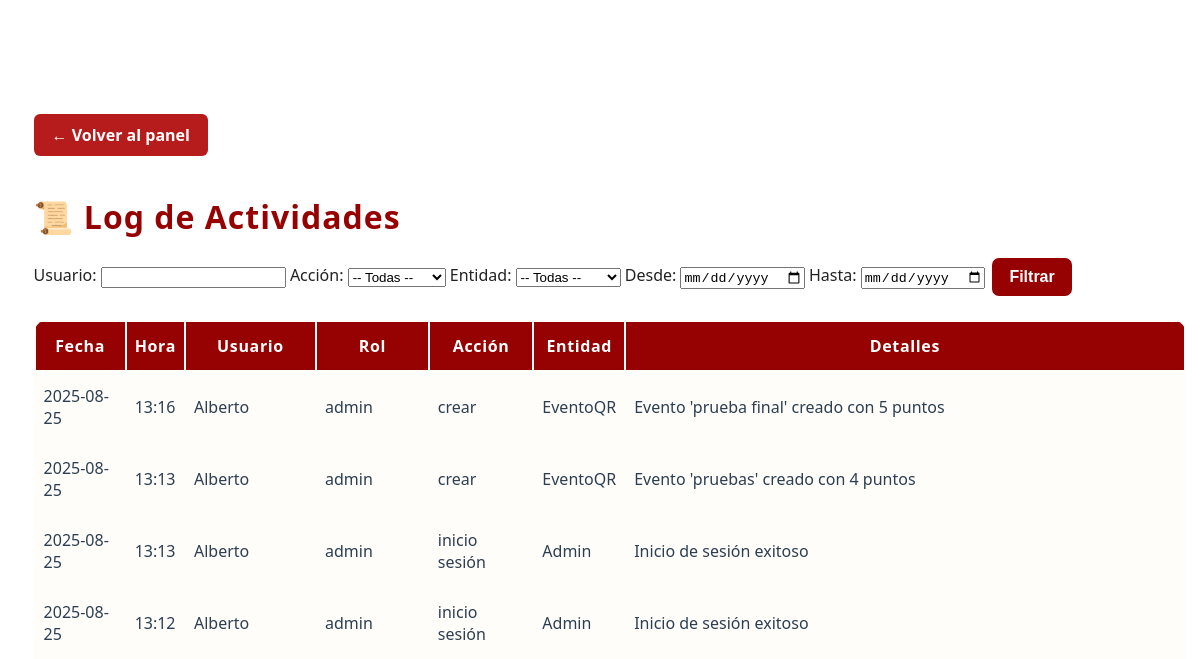
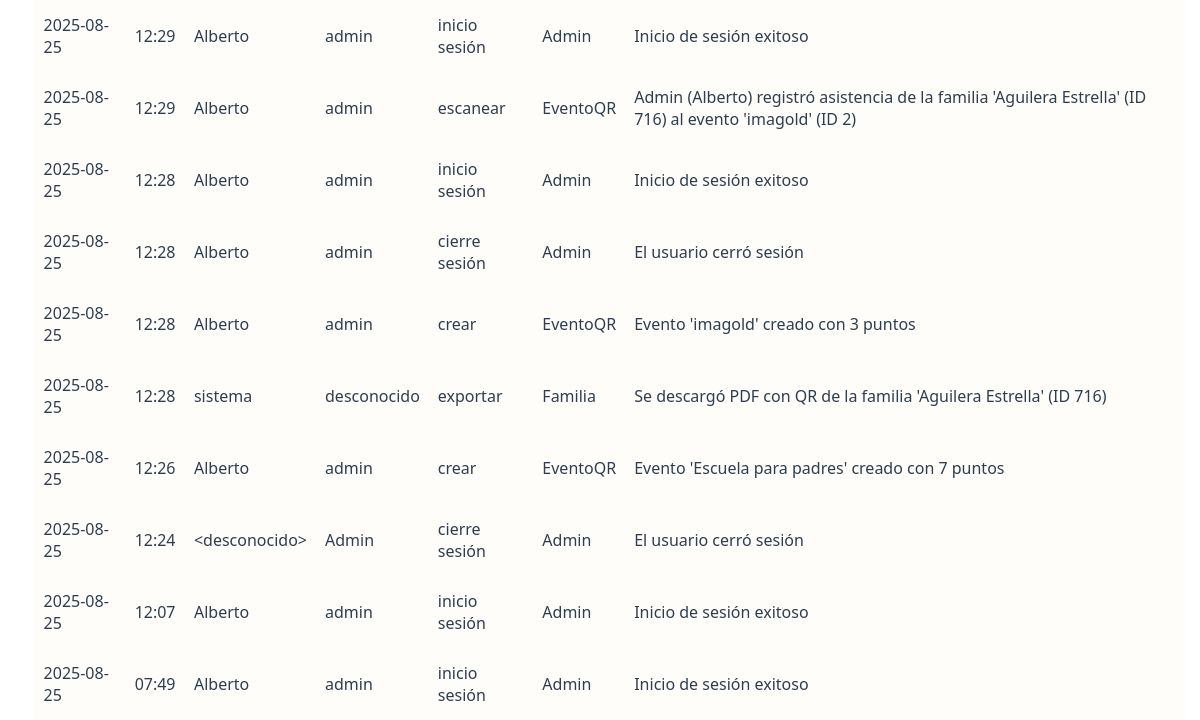
Before: /admin/log (signed in, upper part) with the older database file (2 pictures, top to bottom).
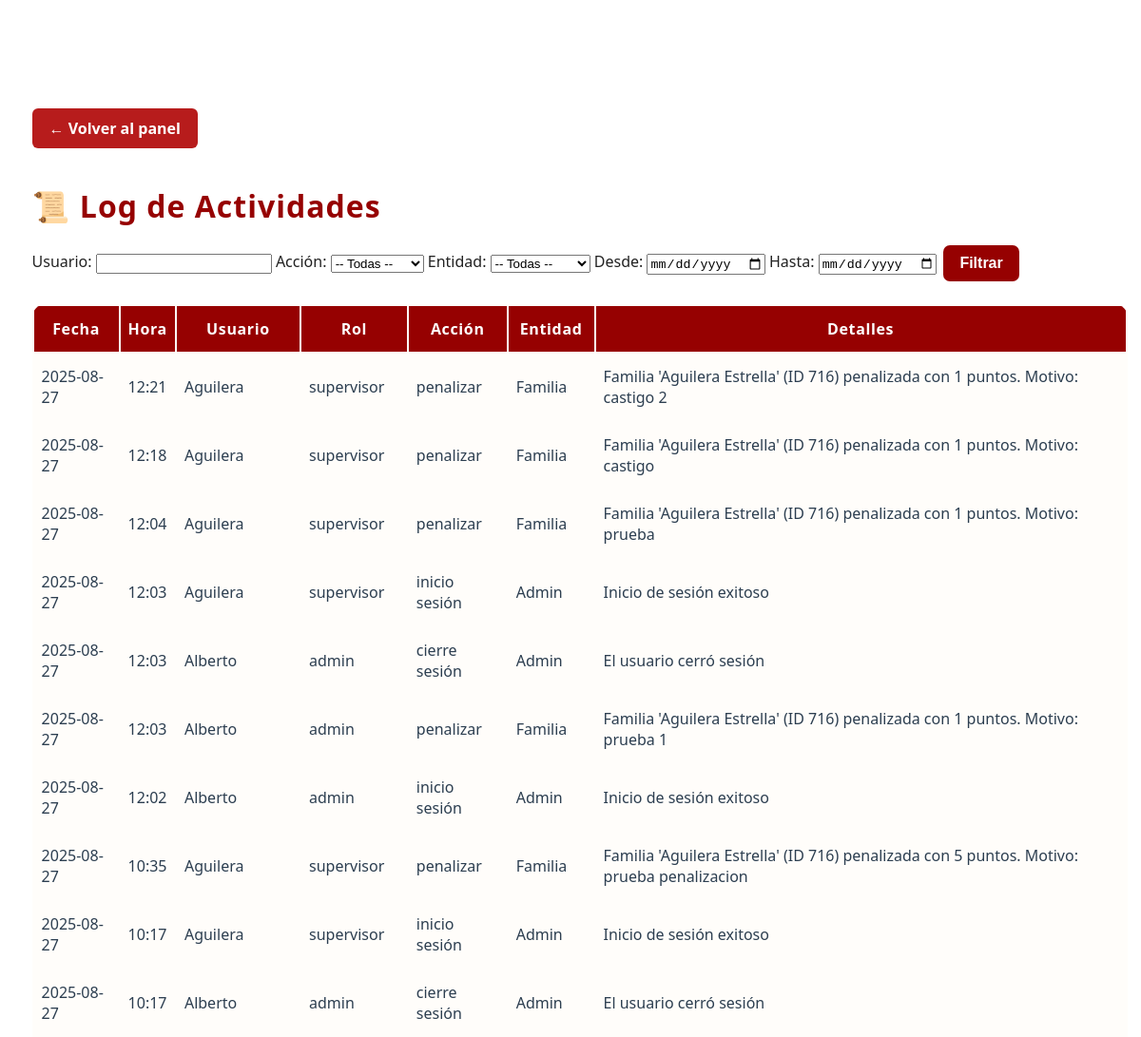
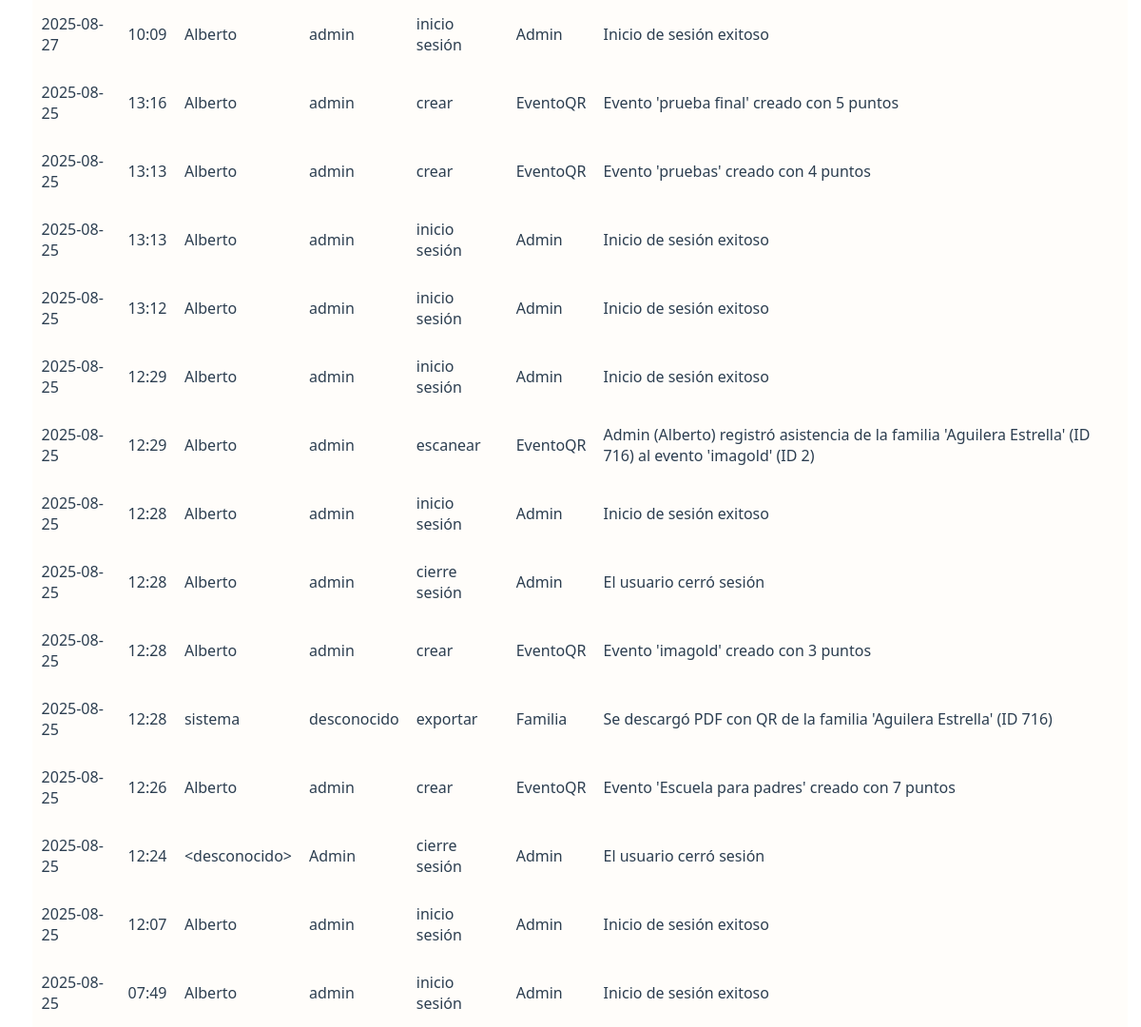
After: the same page with the newer database file (2 pictures, top to bottom).
### app/models.py (models this page shows, shortened)
class LogEntry(db.Model):
    __tablename__ = 'log_entries'
    id = db.Column(db.Integer, primary_key=True)
    timestamp = db.Column(
        db.DateTime,
        default=lambda: datetime.now(pytz.timezone('America/Merida')).replace(tzinfo=None),
        nullable=False
    )
    user = db.Column(db.String(64), nullable=False)
    role = db.Column(db.String(32), nullable=False)
    action = db.Column(db.String(32), nullable=False)   # e.g. 'crear', 'editar', 'eliminar', 'login'
    entity = db.Column(db.String(32), nullable=False)   # e.g. 'Familia', 'EventoQR', 'Admin'
    details = db.Column(db.Text, nullable=True)         # Descripción detallada

### app/routes.py (the view)
@app.route("/admin/log")
@login_requerido_admin
def log():
    usuario     = request.args.get("usuario", "")
    accion      = request.args.get("accion", "")
    entidad     = request.args.get("entidad", "")
    fecha_desde = request.args.get("desde", "")
    fecha_hasta = request.args.get("hasta", "")
    q = LogEntry.query
    if usuario:
        q = q.filter(LogEntry.user.ilike(f"%{usuario}%"))
    if accion:
        q = q.filter(LogEntry.action == accion)
    if entidad:
        q = q.filter(LogEntry.entity == entidad)
    if fecha_desde:
        dt = datetime.strptime(fecha_desde, "%Y-%m-%d")
        q = q.filter(LogEntry.timestamp >= dt)
    if fecha_hasta:
        dt = datetime.strptime(fecha_hasta, "%Y-%m-%d") + timedelta(hours=23, minutes=59, seconds=59)
        q = q.filter(LogEntry.timestamp <= dt)
    entries = q.order_by(LogEntry.timestamp.desc()).all()
    local_tz = pytz.timezone("America/Mexico_City")
    for e in entries:
        e.local_ts = e.timestamp.replace(tzinfo=pytz.utc).astimezone(local_tz)
    return render_template("log.html", entries=entries)

### app/__init__.py (called while the page is built)
@app.before_request
def mantener_sesion_activa():
    session.permanent = True

@app.template_filter('localtime')
def localtime_filter(utc_dt):
    if utc_dt is None:
        return ''
    local_tz = pytz.timezone('America/Mexico_City')
    if utc_dt.tzinfo is None:
        utc_dt = pytz.utc.localize(utc_dt)
    return utc_dt.astimezone(local_tz).strftime('%Y-%m-%d %H:%M')

### app/routes.py (called while the page is built, shortened)
def login_requerido_admin(f):
    @wraps(f)
    def decorada(*args, **kwargs):
        if "admin_id" not in session:
            return redirect(url_for("login"))
        return f(*args, **kwargs)
    return decorada

@app.before_request
def refrescar_timeout():
    if "admin_id" in session:
        now = datetime.utcnow()
        last = session.get("last_activity", now)
        if hasattr(last, "tzinfo") and last.tzinfo is not None:
            last = last.astimezone(timezone.utc).replace(tzinfo=None)

### app/templates/log.html (shortened to what this page needs)
<!DOCTYPE html>
<html lang="es">
<head>
    <link rel="stylesheet" href="{{ url_for('static', filename='css/admin.css') }}">
    <link rel="stylesheet" href="https://cdn.datatables.net/1.13.6/css/jquery.dataTables.min.css">
</head>
<body>
    <div class="admin-contenedor">
        <a href="{{ url_for('panel_admin') }}" class="btn-volver" style="margin-bottom:1.1em; display:inline-block;">← Volver al panel</a>
        <h1 style="margin-bottom:0.5em;">📜 Log de Actividades</h1>
        <form method="GET" class="log-filter-form">
            <div class="log-filter-row">
                <label>Usuario:</label>
                <input type="text" name="usuario" value="{{ request.args.get('usuario','') }}">
                <label>Acción:</label>
                <select name="accion">
                    <option value="">-- Todas --</option>
                </select>
                <label>Entidad:</label>
                <select name="entidad">
                    <option value="">-- Todas --</option>
                </select>
                <label>Desde:</label>
                <input type="date" name="desde" value="{{ request.args.get('desde','') }}">
                <label>Hasta:</label>
                <input type="date" name="hasta" value="{{ request.args.get('hasta','') }}">
                <button type="submit" class="btn btn-primary">Filtrar</button>
            </div>
        </form>
        <div class="table-responsive">
            <table id="tabla-log" class="display stripe" style="width:100%;">
                <thead>
                    <tr>
                        <th>Fecha</th>
                        <th>Hora</th>
                        <th>Usuario</th>
                        <th>Rol</th>
                        <th>Acción</th>
                        <th>Entidad</th>
                        <th>Detalles</th>
                    </tr>
                </thead>
                <tbody>
                    {% for entry in entries %}
                        {% set local = entry.timestamp|localtime %}
                        <tr>
                            <td>{{ local[:10] }}</td>
                            <td>{{ local[11:] }}</td>
                            <td>{{ entry.user }}</td>
                            <td>{{ entry.role }}</td>
                            <td>{{ entry.action }}</td>
                            <td>{{ entry.entity }}</td>
                            <td>{{ entry.details }}</td>
                        </tr>
                    {% endfor %}
                </tbody>
            </table>
        </div>
    </div>
</body>
</html>

Changed rows visible on the page:
added LogEntry: timestamp "2025-08-27", local "12:21", user "Aguilera", role "supervisor", action "penalizar", entity "Familia", details "Familia 'Aguilera Estrella' (ID 716) penalizada con 1 puntos. Motivo: castigo 2"
added LogEntry: timestamp "2025-08-27", local "12:18", user "Aguilera", role "supervisor", action "penalizar", entity "Familia", details "Familia 'Aguilera Estrella' (ID 716) penalizada con 1 puntos. Motivo: castigo"
added LogEntry: timestamp "2025-08-27", local "12:04", user "Aguilera", role "supervisor", action "penalizar", entity "Familia", details "Familia 'Aguilera Estrella' (ID 716) penalizada con 1 puntos. Motivo: prueba"
added LogEntry: timestamp "2025-08-27", local "12:03", user "Aguilera", role "supervisor", action "inicio sesión", entity "Admin", details "Inicio de sesión exitoso"
added LogEntry: timestamp "2025-08-27", local "12:03", user "Alberto", role "admin", action "cierre sesión", entity "Admin", details "El usuario cerró sesión"
added LogEntry: timestamp "2025-08-27", local "12:03", user "Alberto", role "admin", action "penalizar", entity "Familia", details "Familia 'Aguilera Estrella' (ID 716) penalizada con 1 puntos. Motivo: prueba 1"
added LogEntry: timestamp "2025-08-27", local "12:02", user "Alberto", role "admin", action "inicio sesión", entity "Admin", details "Inicio de sesión exitoso"
added LogEntry: timestamp "2025-08-27", local "10:35", user "Aguilera", role "supervisor", action "penalizar", entity "Familia", details "Familia 'Aguilera Estrella' (ID 716) penalizada con 5 puntos. Motivo: prueba penalizacion"
added LogEntry: timestamp "2025-08-27", local "10:17", user "Aguilera", role "supervisor", action "inicio sesión", entity "Admin", details "Inicio de sesión exitoso"
added LogEntry: timestamp "2025-08-27", local "10:17", user "Alberto", role "admin", action "cierre sesión", entity "Admin", details "El usuario cerró sesión"
added LogEntry: timestamp "2025-08-27", local "10:09", user "Alberto", role "admin", action "inicio sesión", entity "Admin", details "Inicio de sesión exitoso"
